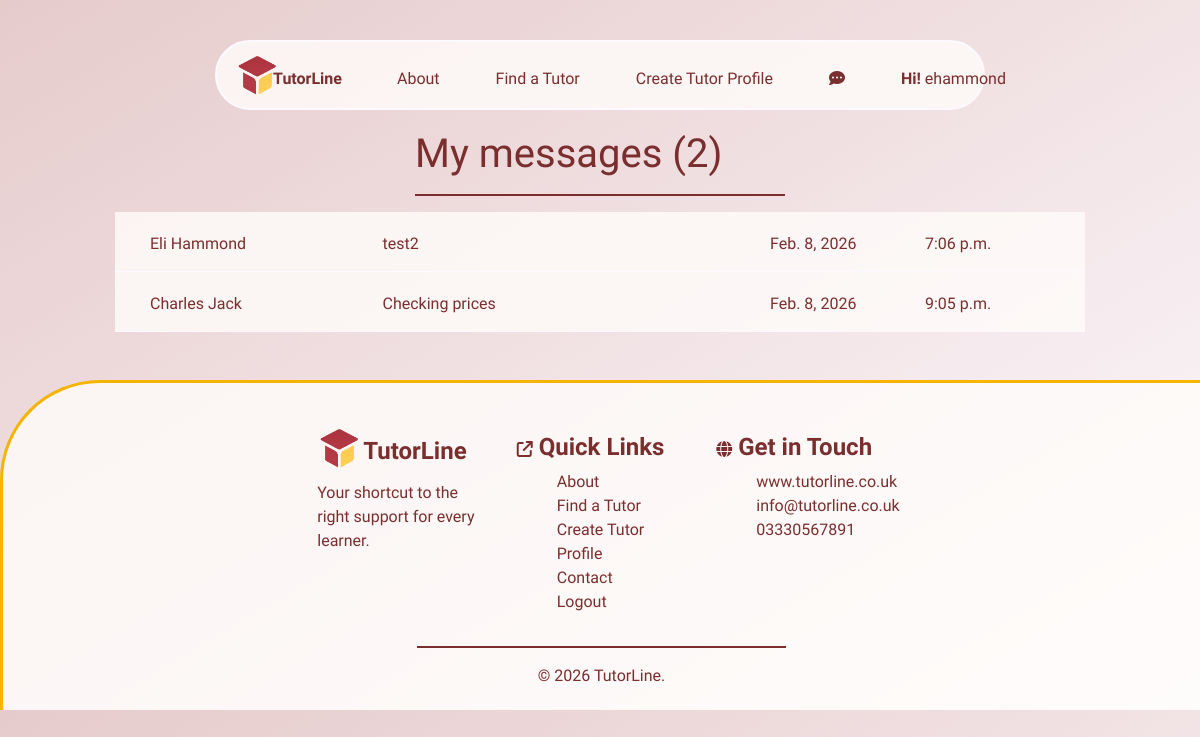
The app's page /messaging/ (signed in), older data.
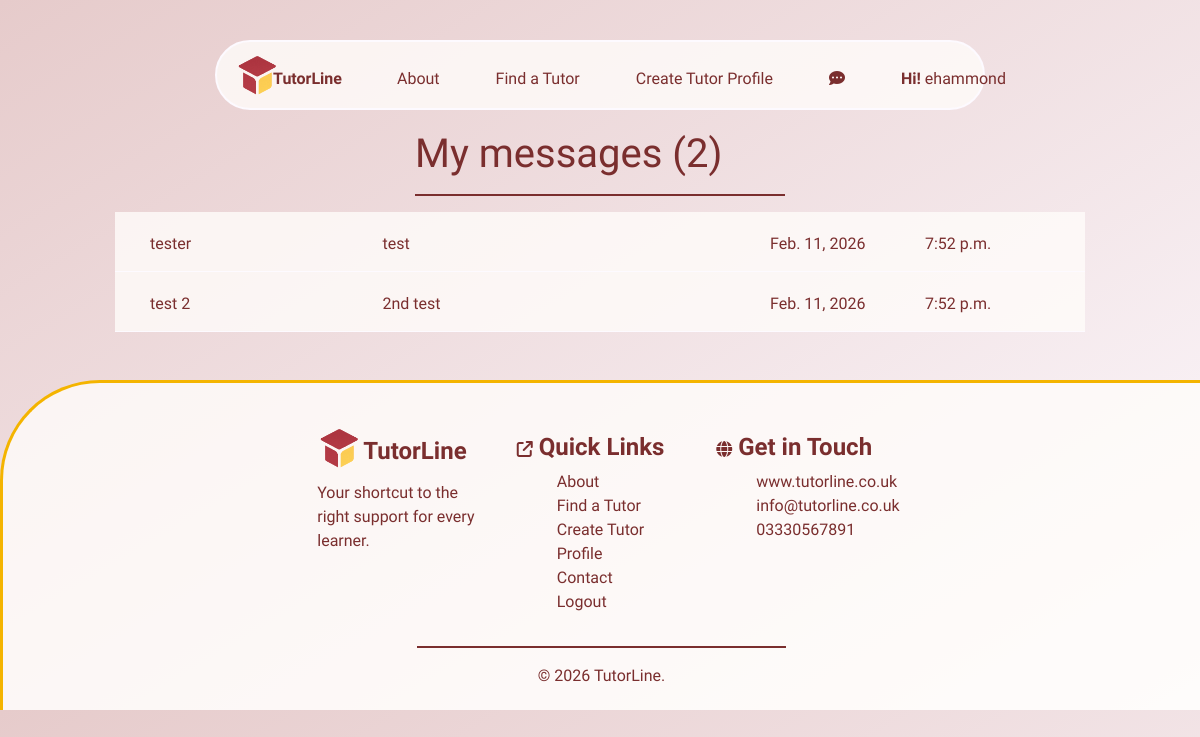
The same page, newer data.
### messaging/models.py (models this page shows, shortened)
class Message(models.Model):
    send_to = models.CharField(max_length=254)
    name = models.CharField(max_length=254)
    subject = models.CharField(max_length=254)
    Phone = models.CharField(max_length=254)
    email = models.EmailField()
    message = models.TextField()
    day_sent = models.DateField(auto_now=True)
    time_sent = models.TimeField(auto_now=True)
    read = models.BooleanField(default=False)

### messaging/views.py (the view)
# urls.py: path('', views.messaging, name='messaging'),
def messaging(request):
    message = Message.objects.all()
    current_user = request.user.username
    my_messages = Message.objects.filter(send_to=current_user)
    message_count = len(my_messages)
    print("user is",  request.user.username)
    context = {
        'message': message,
        'message_count': message_count,
    }
    return render(request, 'messaging/messaging.html', context)

### messaging/contexts.py (called while the page is built)
def messaging(request):
    message = Message.objects.all()
    current_user = request.user.username
    my_messages = Message.objects.filter(send_to=current_user)
    unread_messages = my_messages.filter(read=False)
    message_count = len(my_messages)
    unread_count = len(unread_messages)
    context = {
        'message': message,
        'message_count': message_count,
        'unread_count': unread_count,
    }
    return context

### messaging/templates/messaging/messaging.html (shortened to what this page needs)
{% extends "base.html" %}
{% load static %}
{% block extracss%}
    <link rel="stylesheet" href="{% static 'css/messaging.css' %}">
{% endblock %}
{% block content %}
<div class="container-fluid">
    <div class="row">
        <div class="col-4"></div>
        <div class="col-4">
            <h1>My messages ({{ message_count }})</h1>
            <hr>
        </div>
        <div class="col-4"></div>
    </div>
</div>
<section>
    <div class="container-fluid">
        <div class="row">
            <div class="col-1"></div>
            <div class="col-10">
                {% for m in message %}
                {% if m.send_to == user.username %}
                <a href="{% url 'mark_read' m.id %}">
                    <div class="row message-row {% if m.read == False %}message-row-unread {%else %}message-row-read{% endif %}" id="open-message-{{ m.id }}">
                        <div class="col-3">{{ m.name }}</div>
                        <div class="col-5">{{ m.subject }}</div>
                        <div class="col-2">{{ m.day_sent }}</div>
                        <div class="col-2"> {{ m.time_sent }}</div>
                    </div>
                </a>
                {% endif %}
                {% endfor %}
            </div>
            <div class="col-1"></div>
        </div>
    </div>
</section>
{% endblock %}

Row changes from the older to the newer data that the page shows:
removed Message: name "Eli Hammond", subject "test2", day_sent "Feb. 8, 2026", time_sent "7:06 p.m."
removed Message: name "Charles Jack", subject "Checking prices", day_sent "Feb. 8, 2026", time_sent "9:05 p.m."
added Message: name "tester", subject "test", day_sent "Feb. 11, 2026", time_sent "7:52 p.m."
added Message: name "test 2", subject "2nd test", day_sent "Feb. 11, 2026", time_sent "7:52 p.m."
